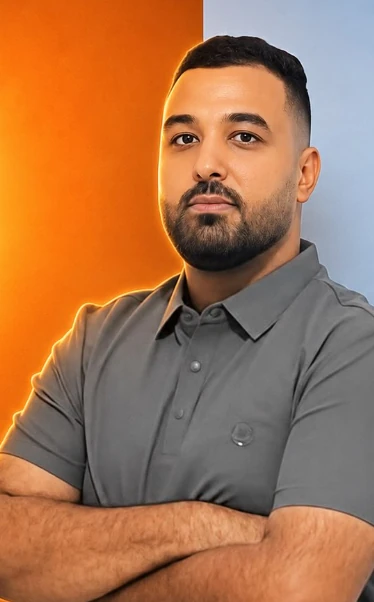
#> input picture assets/images/teachers/amine.webp, 374 x 602 px, given in place of screenshot-123838.png, which was not available
$ python prepare-images.py
#> lines starting #> are read from the running program, lines starting #| are printed output that depends on the picture
"""Reproducible, non-generative crops of supplied screenshots. No upscaling."""
from pathlib import Path
from PIL import Image, ImageDraw
import shutil
import json

ROOT = Path(__file__).resolve().parent.parent
SOURCE = Path('d:/images/Screenshots')
ARCHIVE = ROOT / 'assets/sources'

portraits = [
    ('joundi', '123838', (50, 55, 450, 655)),
    ('cheikhi', '123848', (45, 70, 390, 650)),
    ('lahmoudi', '123853', (35, 55, 418, 655)),
    ('arkhis', '123902', (30, 65, 430, 665)),
    ('kamal', '123909', (48, 42, 434, 650)),
    ('benani', '123920', (32, 58, 429, 655)),
    ('amine', '123928', (34, 53, 408, 655)),
]
manifest = []

def source(stamp):
#> called with stamp = '123838'
    path = ARCHIVE / f'screenshot-{stamp}.png'
    if not path.exists():
        shutil.copy2(SOURCE / f'Screenshot 2026-09-26 {stamp}.png', path)
    return Image.open(path)
#> returned value is the input picture: PIL image 374x602 RGB; mean R, G, B 167.8, 116.1, 80.7

def crop(stamp, box, destination, description):
    result = source(stamp).crop(box).convert('RGB')
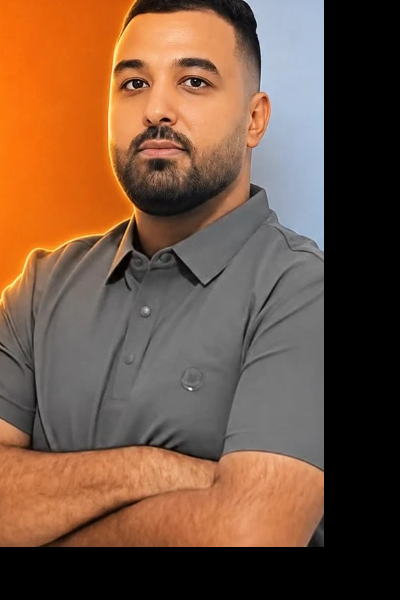
#> result: PIL image 400x600 RGB; mean R, G, B 116, 84.3, 63.8
    path = ROOT / destination
    result.save(path, 'WEBP', quality=90, method=6)
    manifest.append({'file': destination, 'source': f'screenshot-{stamp}.png', 'crop': box,
                     'width': result.width, 'height': result.height, 'description': description})

for name, stamp, box in portraits:
    crop(stamp, box, f'assets/images/teachers/{name}.webp', f'Portrait from the poster explicitly named {name}')
#> pass 2 of the loop `for name, stamp, box in portraits:`:
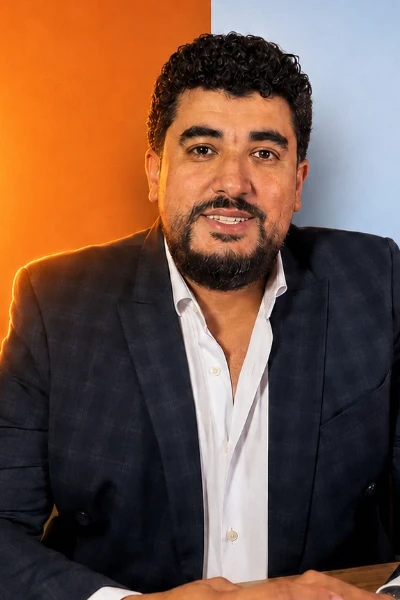
#> input picture assets/images/teachers/arkhis.webp, 400 x 600 px, given in place of screenshot-123848.png, which was not available
#> in source, returned value is the input picture: PIL image 400x600 RGB; mean R, G, B 116.1, 84.6, 68.9
#> in crop (call 2), `result = source(stamp).crop(box).convert('RGB')`:
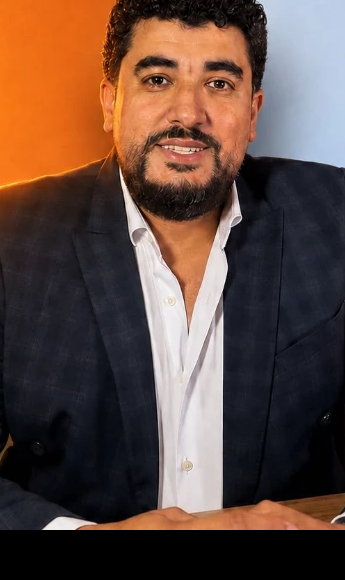
#> result: PIL image 345x580 RGB; mean R, G, B 95.8, 72.4, 62.6
#> (the run stopped early here; a loop or call above may not have finished)
